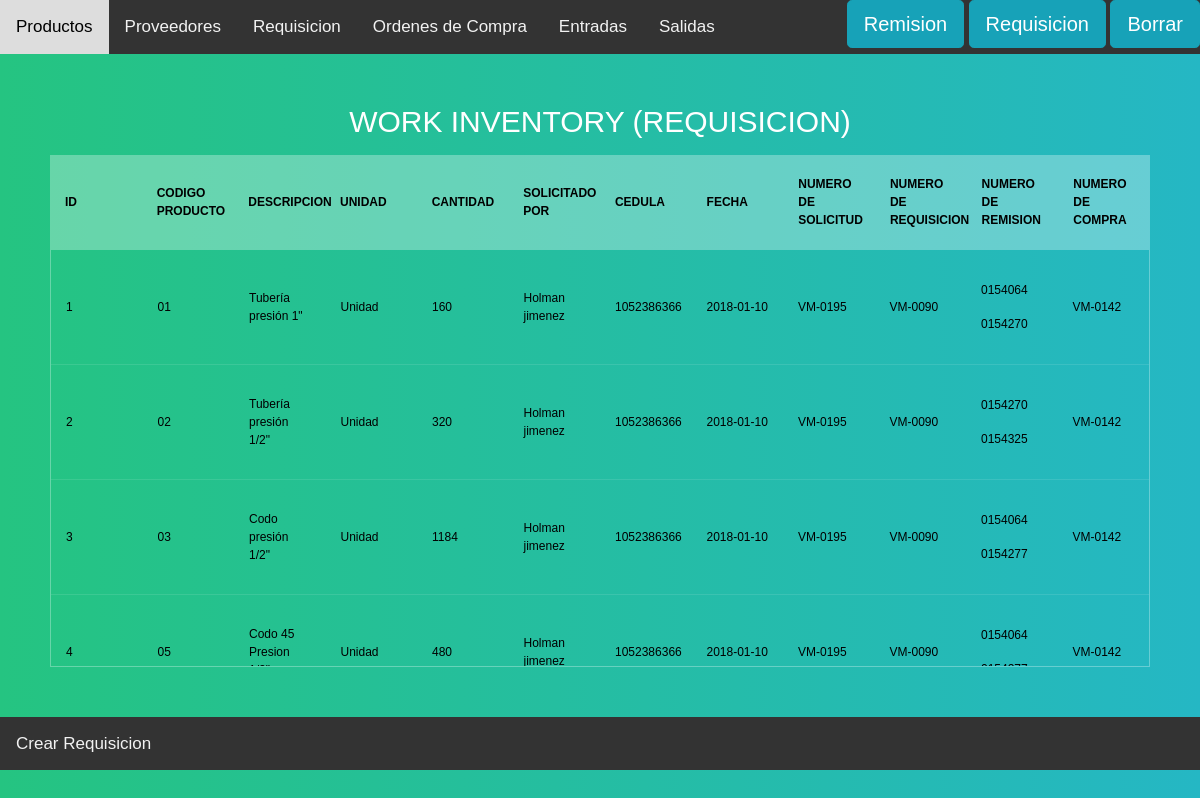
Page /Requisition on the committed database.
### models.py (models this page shows)
class Products(db.Model):
    __tablename__="Products"
    Identifier = db.Column(db.String(100), primary_key=True)
    Description = db.Column(db.String(100))
    Units= db.Column(db.String(100))
    Tickets_now = db.Column(db.Integer, default = 0)
    Departures_now = db.Column(db.Integer, default = 0)
    balance_now  = db.Column(db.Integer, default = 0)
    Ticket = db.relationship('Tickets', backref='Products')
    Departures = db.relationship('Departures', backref='Products')
    Requisition = db.relationship('Requisition', backref='Products')
    Buy_order = db.relationship('Buy_order', backref='Products')

class Requisition(db.Model):
    __tablename__="Requisition"
    id = db.Column(db.Integer, autoincrement=True,primary_key=True)
    N_Requisition = db.Column(db.String(100))
    Solicitud_name= db.Column(db.String(100))
    Ced = db.Column(db.String(100))
    Destine = db.Column(db.String(100))
    Date =  db.Column(db.String(100))
    amount =  db.Column(db.Integer)
    N_compra = db.Column(db.String(100), default=" ")
    Remision =  db.Column(db.String(100), default=" ")
    Products_id= db.Column(db.String(255), db.ForeignKey('Products.Identifier'))
    Solicitud_P = db.Column(db.String(100))
    Buy_Order = db.relationship('Buy_order')

### app.py (the view, shortened to what this page needs)
@app.route('/Requisition', methods=['GET','POST'])
def Requisition_table():
    search_form = forms.Search(request.form)
    Rquest = {}
    for ID,N_Requisition,Name_S,Ced,Destine,Date,amount,N_Compra,N_Remision,Product_id,N_Solicitud in  db.session.query(Requisition.id,Requisition.N_Requisition,Requisition.Solicitud_name,Requisition.Ced,Requisition.Destine,Requisition.Date,Requisition.amount,Requisition.N_compra,Requisition.Remision,Requisition.Products_id,Requisition.Solicitud_P):
                Product = Products.query.filter_by(Identifier=Product_id).first()
                Temp = {}
                Temp['ID'] = ID
                Temp['Solicitud']= Name_S
                Temp['Ced']= Ced
                Temp['Date'] = Date
                Temp['Ident'] = Product.Identifier
                Temp['Description'] = Product.Description
                Temp['Amount'] = amount
                Temp['Units'] = Product.Units
                Temp['Number_Solicitud'] = N_Solicitud
                Temp['Number_Requisition'] = N_Requisition
                Temp['Number_Compra'] = N_Compra
                Temp['Remision'] = str(N_Remision).split('+') if N_Remision != "" else " "
                Rquest[ID] = Temp
    return render_template('Requisition.html',Inventory = Rquest, form=search_form )

### templates/Requisition.html (shortened to what this page needs)
{% extends  'Header.html'%}
{% block search %}
  {% from "_macro.html" import render %}
<div class="topnav-right">
<button type="button"  class="btn btn-info btn-lg" data-toggle="modal" data-target="#myModal">Remision</button>
  <button type="button"  class="btn btn-info btn-lg" data-toggle="modal" data-target="#myModal2">Requisicion</button>
  <button type="button"  class="btn btn-info btn-lg" data-toggle="modal" data-target="#myModal3">Borrar</button>
</div>
{% endblock %}
{% block content %}
      <section>
    <h1>Work inventory  (Requisicion) </h1>
    <div class="tbl-header">
      <table cellpadding="0" cellspacing="0" border="0">
        <thead>
          <tr>
            <tr >
              <th class="cell100 column1">ID</th>
              <th class="cell100 column3">Codigo Producto</th>
              <th class="cell100 column3">Descripcion</th>
              <th class="cell100 column3">Unidad</th>
              <th class="cell100 column3">Cantidad</th>
              <th class="cell100 column1">Solicitado por</th>
              <th class="cell100 column1">Cedula</th>
              <th class="cell100 column3">fecha</th>
              <th class="cell100 column3">Numero de Solicitud</th>
              <th class="cell100 column3">Numero de Requisicion</th>
              <th class="cell100 column3">Numero de Remision</th>
              <th class="cell100 column3">Numero de compra</th>
          </tr>
        </thead>
      </table>
    </div>
    <div class="tbl-content">
      <table cellpadding="0" cellspacing="0" border="0">
        <tbody>
            {% for key in Inventory.keys() %}
              <tr>
                <td>{{Inventory[key]['ID']}}</td>
                <td>{{Inventory[key]['Ident']}}</td>
                <td>{{Inventory[key]['Description']}}</td>
                <td>{{Inventory[key]['Units']}}</td>
                <td>{{Inventory[key]['Amount']}}</td>
                <td>{{Inventory[key]['Solicitud']}}</td>
                <td>{{Inventory[key]['Ced']}}</td>
                <td>{{Inventory[key]['Date']}}</td>
                <td>{{Inventory[key]['Number_Solicitud']}}</td>
                <td>{{Inventory[key]['Number_Requisition']}}</td>
                <td>{% for key in Inventory[key]['Remision'] %}
                    <p>{{key}}</p>
                      {% endfor %}
                </td>
                <td>{{Inventory[key]['Number_Compra']}}</td>
              </tr>
            {% endfor %}
        </tbody>
      </table>
    </div>
  </section>
{% endblock %}
  {% block footer %}
  <div class="topnav">
    <a href="http://127.0.0.1:8888/Create_Requisition">Crear Requisicion</a>
    </div>
  {% endblock%}

### templates/Header.html (style rules this page uses)
h1 { font-size: 30px; color: #fff; text-transform: uppercase; font-weight: 300; text-align: center; margin-bottom: 15px; }
table { width:100%; table-layout: fixed; }
.tbl-header { background-color: rgba(255,255,255,0.3); }
.tbl-content { height: 418px; overflow-x:auto; margin-top: 0px; border: 1px solid rgba(255,255,255,0.3); }
th { padding: 20px 15px; text-align: left; font-weight: 600; font-size: 12px; color: #000000; text-transform: uppercase; }
td { padding: 15px; text-align: left; vertical-align:middle; font-weight: 500; font-size: 12px; color: #000000; border-bottom: solid 1px rgba(255,255,255,0.1); }
body { background: -webkit-linear-gradient(left, #25c481, #25b7c4); background: linear-gradient(to right, #25c481, #25b7c4); font-family: 'Roboto', sans-serif; }
section { margin: 50px; }
body { margin: 0; font-family: Arial, Helvetica, sans-serif; }
.topnav { overflow: hidden; background-color: #333; }
.topnav a { float: left; color: #f2f2f2; text-align: center; padding: 14px 16px; text-decoration: none; font-size: 17px; }
.topnav-right { float: right; }

### rows in the picture
Products: Identifier "01", Description "Tubería presión 1\"", Units "Unidad"
Requisition: Solicitud_name "Holman jimenez", Ced "1052386366", Date "2018-01-10", Solicitud_P "VM-0195", N_Requisition "VM-0090", N_compra "VM-0142"
Products: Identifier "02", Description "Tubería presión 1/2\"", Units "Unidad"
Requisition: amount "320", Solicitud_name "Holman jimenez", Ced "1052386366", Date "2018-01-10", Solicitud_P "VM-0195", N_Requisition "VM-0090", N_compra "VM-0142"
Products: Identifier "03", Description "Codo presión 1/2\"", Units "Unidad"
Requisition: amount "1184", Solicitud_name "Holman jimenez", Ced "1052386366", Date "2018-01-10", Solicitud_P "VM-0195", N_Requisition "VM-0090", N_compra "VM-0142"
Products: Identifier "05", Description "Codo 45 Presion…", Units "Unidad"
Requisition: amount "480", Solicitud_name "Holman jimenez", Ced "1052386366", Date "2018-01-10", Solicitud_P "VM-0195", N_Requisition "VM-0090", N_compra "VM-0142"

### other values in the picture
{{ Inventory[key]['ID'] }} "1" "2" "3" "4"
{{ Inventory[key]['Amount'] }} "160"
{{ key }} "0154064" "0154270" "0154270" "0154325" "0154064" "0154277" "0154064"
